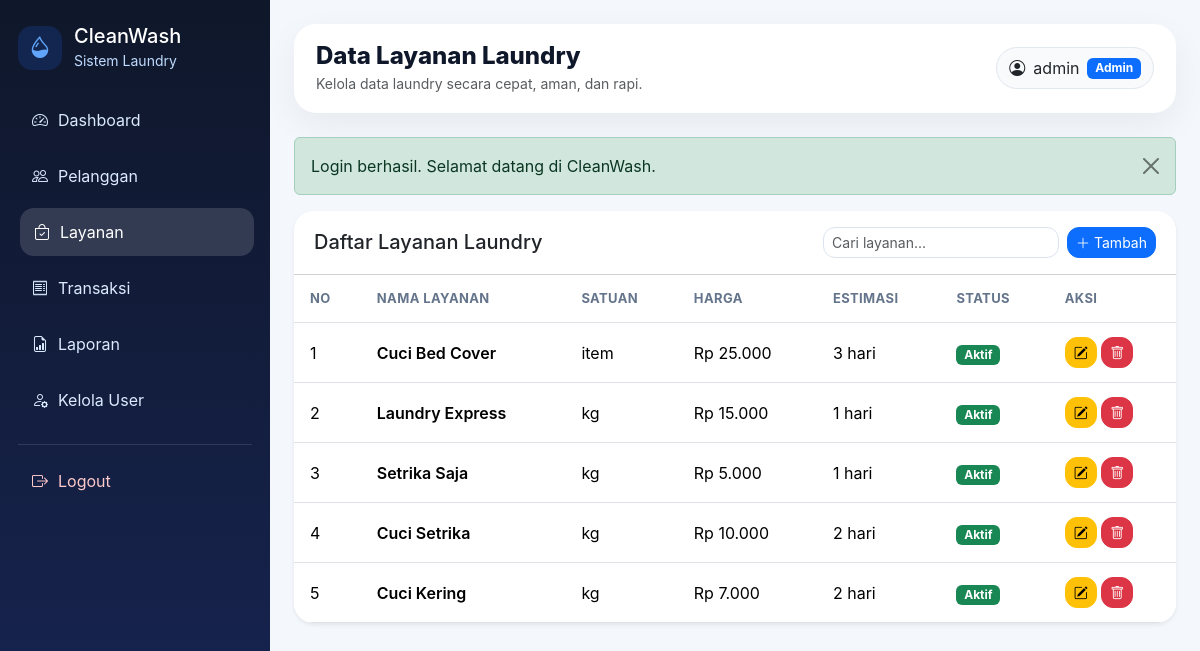
The app's page /index.php?page=admin/layanan (signed in) with its own data.
### tables this page shows
CREATE TABLE `layanan` (
  `id` int(11) NOT NULL,
  `nama_layanan` varchar(100) NOT NULL,
  `satuan` varchar(20) NOT NULL DEFAULT 'kg',
  `harga` decimal(12,2) NOT NULL,
  `estimasi_hari` int(11) NOT NULL DEFAULT 2,
  `status` enum('Aktif','Nonaktif') NOT NULL DEFAULT 'Aktif',
  `created_at` timestamp NOT NULL DEFAULT current_timestamp(),
  `updated_at` timestamp NOT NULL DEFAULT current_timestamp() ON UPDATE current_timestamp()
);

### controllers/BaseController.php (called while the page is built, shortened)
<?php
abstract class BaseController
{
    protected function view(string $view, array $data = []): void
    {
        extract($data);
        $viewFile = __DIR__ . '/../views/' . $view . '.php';
        require __DIR__ . '/../views/layouts/header.php';
        require $viewFile;
        require __DIR__ . '/../views/layouts/footer.php';
    }
}

### controllers/LayananController.php (called while the page is built, shortened)
<?php
class LayananController extends BaseController
{
    private Layanan $layananModel;
    public function __construct(mysqli $db, Auth $auth)
    {
        $this->layananModel = new Layanan($db);
    }
    public function index(): void
    {
        $keyword = trim($_GET['q'] ?? '');
        $this->view('admin/layanan/index', [
            'title' => 'Data Layanan Laundry',
            'layanan' => $this->layananModel->getAll($keyword),
            'keyword' => $keyword,
        ]);
    }
}

### index.php (called while the page is built, shortened)
<?php
require_once __DIR__ . '/config/helpers.php';
require_once __DIR__ . '/models/Layanan.php';
require_once __DIR__ . '/controllers/BaseController.php';
require_once __DIR__ . '/controllers/AdminController.php';
require_once __DIR__ . '/controllers/LayananController.php';
try {
    $db = (new Database())->getConnection();
    $userModel = new User($db);
    $auth = new Auth($userModel);
    $page = $_GET['page'] ?? 'login';
    match ($page) {
        'login' => (new AuthController($db, $auth))->login(),
        'register' => (new AuthController($db, $auth))->register(),
        'logout' => (new AuthController($db, $auth))->logout(),
        'admin/dashboard' => (new AdminController($db, $auth))->dashboard(),
        'admin/pelanggan' => (new PelangganController($db, $auth))->index(),
        'admin/pelanggan/create' => (new PelangganController($db, $auth))->create(),
        'admin/pelanggan/edit' => (new PelangganController($db, $auth))->edit(),
        'admin/pelanggan/delete' => (new PelangganController($db, $auth))->delete(),
        'admin/layanan' => (new LayananController($db, $auth))->index(),
        'admin/layanan/create' => (new LayananController($db, $auth))->create(),
        'admin/layanan/edit' => (new LayananController($db, $auth))->edit(),
        'admin/layanan/delete' => (new LayananController($db, $auth))->delete(),
        'admin/transaksi' => (new TransaksiController($db, $auth))->index(),
        'admin/transaksi/create' => (new TransaksiController($db, $auth))->create(),
        'admin/transaksi/edit' => (new TransaksiController($db, $auth))->edit(),
        'admin/transaksi/detail' => (new TransaksiController($db, $auth))->detail(),
        'admin/transaksi/status' => (new TransaksiController($db, $auth))->updateStatus(),
        'admin/transaksi/delete' => (new TransaksiController($db, $auth))->delete(),
        'admin/laporan' => (new LaporanController($db, $auth))->index(),
        'admin/users' => (new UserController($db, $auth))->index(),
        'admin/users/role' => (new UserController($db, $auth))->updateRole(),
        'pelanggan/dashboard' => (new CustomerController($db, $auth))->dashboard(),
        'pelanggan/status' => (new CustomerController($db, $auth))->status(),
        'pelanggan/riwayat' => (new CustomerController($db, $auth))->riwayat(),
        'pelanggan/profil' => (new CustomerController($db, $auth))->profil(),
        default => redirect($auth->check() ? ($_SESSION['user']['role'] === 'admin' ? 'admin/dashboard' : 'pelanggan/dashboard') : 'login'),
    };
} catch (Throwable $e) {
    http_response_code(500);
    $message = e($e->getMessage());
    ?>
    <!doctype html>
    <html lang="id">
    <head>
        <meta charset="utf-8">
        <meta name="viewport" content="width=device-width, initial-scale=1">
        <title>Kesalahan Aplikasi - CleanWash</title>
        <link href="https://cdn.jsdelivr.net/npm/bootstrap@5.3.3/dist/css/bootstrap.min.css" rel="stylesheet">
        <link href="assets/css/style.css" rel="stylesheet">
    </head>
    <body class="bg-light">
        <div class="container py-5">
            <div class="row justify-content-center">
                <div class="col-lg-7">
                    <div class="card border-0 shadow-sm">
                        <div class="card-body p-4 p-md-5">
                            <h3 class="fw-bold text-danger mb-3">Aplikasi belum bisa dijalankan</h3>
                            <p class="mb-3"><?= $message ?></p>
                            <div class="alert alert-info">
                                <strong>Solusi cepat:</strong> pastikan MySQL XAMPP aktif dan database <code>db_laundry</code> sudah dibuat dengan menjalankan script <code>database/laundry.sql</code> melalui CMD/Shell XAMPP.
                            </div>
                            <a href="README.md" class="btn btn-primary">Lihat README</a>
                        </div>
                    </div>
                </div>
            </div>
        </div>
    </body>
    </html>
    <?php
}

### models/Layanan.php (called while the page is built, shortened)
<?php
class Layanan
{
    private mysqli $db;
    public function __construct(mysqli $db)
    {
        $this->db = $db;
    }
    public function getAll(string $keyword = ''): array
    {
        $keyword = trim($keyword);
        if ($keyword !== '') {
            $search = '%' . $keyword . '%';
            $stmt = $this->db->prepare("SELECT * FROM layanan WHERE nama_layanan LIKE ? OR satuan LIKE ? ORDER BY id DESC");
            $stmt->bind_param('ss', $search, $search);
        } else {
            $stmt = $this->db->prepare("SELECT * FROM layanan ORDER BY id DESC");
        }
        $stmt->execute();
        return $stmt->get_result()->fetch_all(MYSQLI_ASSOC);
    }
}

### views/admin/layanan/index.php (the view, shortened to what this page needs)
<div class="card border-0 shadow-sm">
    <div class="card-header bg-white d-flex flex-column flex-md-row gap-2 justify-content-between align-items-md-center">
        <h5 class="mb-0">Daftar Layanan Laundry</h5>
        <div class="d-flex gap-2">
            <form class="d-flex" method="get">
                <input type="search" name="q" value="<?= e($keyword) ?>" class="form-control form-control-sm" placeholder="Cari layanan...">
            </form>
            <a href="index.php?page=admin/layanan/create" class="btn btn-primary btn-sm"><i class="bi bi-plus-lg"></i> Tambah</a>
        </div>
    </div>
    <div class="card-body p-0">
        <div class="table-responsive">
            <table class="table table-hover align-middle mb-0">
                <thead><tr><th>No</th><th>Nama Layanan</th><th>Satuan</th><th>Harga</th><th>Estimasi</th><th>Status</th><th>Aksi</th></tr></thead>
                <tbody>
                <?php foreach ($layanan as $i => $row): ?>
                    <tr>
                        <td><?= $i + 1 ?></td>
                        <td class="fw-semibold"><?= e($row['nama_layanan']) ?></td>
                        <td><?= e($row['satuan']) ?></td>
                        <td><?= rupiah($row['harga']) ?></td>
                        <td><?= e($row['estimasi_hari']) ?> hari</td>
                        <td><span class="badge <?= $row['status']==='Aktif'?'text-bg-success':'text-bg-secondary' ?>"><?= e($row['status']) ?></span></td>
                        <td class="text-nowrap">
                            <a class="btn btn-warning btn-sm" href="index.php?page=admin/layanan/edit&id=<?= e($row['id']) ?>"><i class="bi bi-pencil-square"></i></a>
                            <a class="btn btn-danger btn-sm btn-delete" href="index.php?page=admin/layanan/delete&id=<?= e($row['id']) ?>"><i class="bi bi-trash"></i></a>
                        </td>
                    </tr>
                <?php endforeach; ?>
                </tbody>
            </table>
        </div>
    </div>
</div>

### assets/css/style.css (style rules this page uses)
:root { --primary: #2563eb; --primary-dark: #1e40af; --bg-soft: #f4f7fb; --sidebar: #0f172a; --text-muted: #64748b; }
* { box-sizing: border-box; }
body { background: var(--bg-soft); font-family: Inter, system-ui, -apple-system, BlinkMacSystemFont, "Segoe UI", sans-serif; }
.card { border-radius: 20px; overflow: hidden; }
.card-header { padding: 16px 20px; }
.table thead th { font-size: 13px; text-transform: uppercase; letter-spacing: .03em; color: #64748b; }
.table td, .table th { padding: 14px 16px; }
.btn { border-radius: 12px; }
.form-control, .form-select { border-radius: 12px; border-color: #dbe3ef; }

### records on screen
layanan: nama_layanan "Cuci Bed Cover", satuan "item", harga "Rp 25.000", estimasi_hari "3", status "Aktif"
layanan: nama_layanan "Laundry Express", satuan "kg", harga "Rp 15.000", estimasi_hari "1", status "Aktif"
layanan: nama_layanan "Setrika Saja", satuan "kg", harga "Rp 5.000", estimasi_hari "1", status "Aktif"
layanan: nama_layanan "Cuci Setrika", satuan "kg", harga "Rp 10.000", estimasi_hari "2", status "Aktif"
layanan: nama_layanan "Cuci Kering", satuan "kg", harga "Rp 7.000", estimasi_hari "2", status "Aktif"

### other values on screen
$title "Data Layanan Laundry"
$user['username'] "admin"
$user['role'] "Admin"
$message "Login berhasil. Selamat datang di CleanWash."
